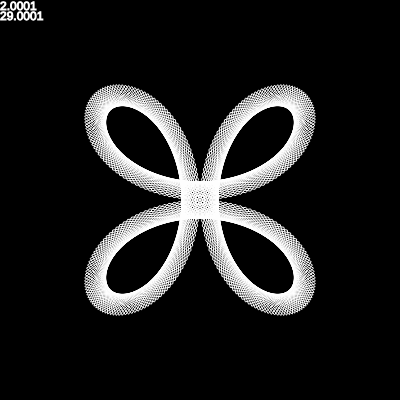
Frame 1 (no input)
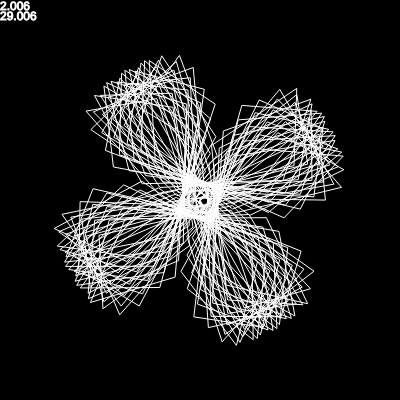
Frame 60 (no input)
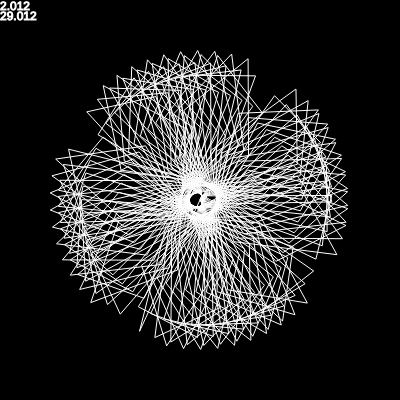
Frame 120 (the mouse pressed at the canvas centre since frame 60)

The p5.js sketch that drew these frames (run headless with seeded random() and noise() and a simulated clock; from frame 60 on, the mouse is pressed at the canvas centre):

// p5.js sketch
// ── sketch.js
let n = 2;
let d = 29;

function setup() {
  createCanvas(400, 400);
  angleMode(DEGREES);
  
}

function draw() {
  background(0);
  
  translate(width/2, height/2);
  
  stroke(255);
  strokeWeight(1);
  noFill();
  beginShape();
  for(let i = 0 ; i < 360 ; i += 1){
    let k = i * d;
    let r = 150 * sin(n * k);
    
    let x = r * sin(k);
    let y = r * cos(k);
    
    vertex(x, y);
  }
  endShape(CLOSE);
  
  /*
  beginShape();
  stroke(255, 140, 0);
  strokeWeight(1);
  noFill();
  beginShape();
  for(let i = 0 ; i < 360 ; i += 1){
    let k = i;
    let r = 150 * sin(n * k);
    
    let x = r * sin(k);
    let y = r * cos(k);
    
    vertex(x, y);
  }
  endShape(CLOSE);*/
  
  
  n += 0.0001;
  d += 0.0001
  
  stroke(255);
  fill(255);
  text(round(n,10), -width/2, -height/2 + 10);
  text(round(d,10), -width/2, -height/2 + 20);
}
